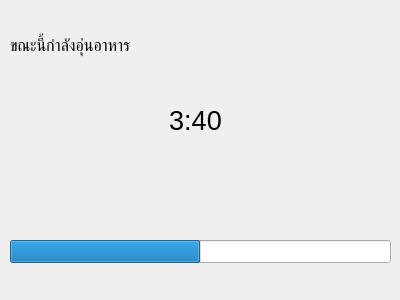
<?xml version="1.0" encoding="UTF-8"?>
<ui version="4.0">
 <class>Dialog</class>
 <widget class="QDialog" name="Dialog">
  <property name="geometry">
   <rect>
    <x>0</x>
    <y>0</y>
    <width>400</width>
    <height>300</height>
   </rect>
  </property>
  <property name="windowTitle">
   <string>Dialog</string>
  </property>
  <widget class="QProgressBar" name="progressBar">
   <property name="geometry">
    <rect>
     <x>10</x>
     <y>240</y>
     <width>381</width>
     <height>23</height>
    </rect>
   </property>
   <property name="value">
    <number>50</number>
   </property>
   <property name="textVisible">
    <bool>false</bool>
   </property>
   <property name="orientation">
    <enum>Qt::Horizontal</enum>
   </property>
   <property name="invertedAppearance">
    <bool>false</bool>
   </property>
   <property name="textDirection">
    <enum>QProgressBar::TopToBottom</enum>
   </property>
   <property name="format">
    <string>%p%</string>
   </property>
  </widget>
  <widget class="QLabel" name="label">
   <property name="geometry">
    <rect>
     <x>10</x>
     <y>20</y>
     <width>371</width>
     <height>51</height>
    </rect>
   </property>
   <property name="font">
    <font>
     <pointsize>12</pointsize>
    </font>
   </property>
   <property name="text">
    <string>ขณะนี้กำลังอุ่นอาหาร</string>
   </property>
  </widget>
  <widget class="QLabel" name="lblTimer">
   <property name="geometry">
    <rect>
     <x>10</x>
     <y>90</y>
     <width>371</width>
     <height>61</height>
    </rect>
   </property>
   <property name="font">
    <font>
     <pointsize>20</pointsize>
    </font>
   </property>
   <property name="text">
    <string>3:40</string>
   </property>
   <property name="alignment">
    <set>Qt::AlignCenter</set>
   </property>
  </widget>
 </widget>
 <resources/>
 <connections/>
</ui>
